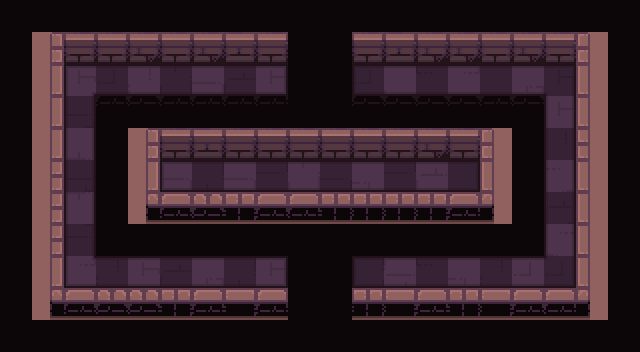

This game map was drawn from its Tiled (.tmx) file and the tilesets committed beside it. A one-line description and the trimmed map source follow:
An orthogonal 20x11 tile map with 32x32 px tiles, 5 tile layers (checkers, path, types, ground, ...) and 22 objects (10x egg, 10x hero, frame, strategy).

<map version="1.2" tiledversion="2019.03.13" orientation="orthogonal" renderorder="right-down" width="20" height="11" tilewidth="32" tileheight="32" infinite="0" nextlayerid="287" nextobjectid="163">
 <tileset firstgid="1" name="tileset" tilewidth="32" tileheight="32" spacing="2" margin="1" tilecount="200" columns="10">
  <image source="tileset.png" trans="000000" width="340" height="680" />
  <terraintypes>
   <terrain name="floor" tile="79" />
   <terrain name="wall" tile="69" />
   <terrain name="hole" tile="78" />
   <terrain name="infected" tile="77" />
  </terraintypes>
 </tileset>
 <objectgroup id="14" name="camera">
  <object id="12" name="frame" type="frame" x="50" y="33" width="539" height="268" />
  <object id="15" name="strategy" type="strategy" x="67" y="222">
   <point />
  </object>
 </objectgroup>
 <layer id="282" name="checkers" width="20" height="11">
  <data>[220 cells, 81 non-empty, 1 distinct tile ids]</data>
 </layer>
 <layer id="283" name="path" width="20" height="11">
  <data>[220 cells, 86 non-empty, 2 distinct tile ids]</data>
 </layer>
 <objectgroup id="2" name="objects">
  <object id="121" name="egg" type="egg" x="179" y="177">
   <properties>
    <property name="showLottery" type="bool" value="true" />
    <property name="value" value="rng(0,99)" />
   </properties>
   <point />
  </object>
  <object id="122" name="egg" type="egg" x="208" y="178">
   <properties>
    <property name="showLottery" type="bool" value="true" />
    <property name="value" value="rng(0,99)" />
   </properties>
   <point />
  </object>
  <object id="123" name="egg" type="egg" x="243" y="178">
   <properties>
    <property name="showLottery" type="bool" value="true" />
    <property name="value" value="rng(0,99)" />
   </properties>
   <point />
  </object>
  <object id="124" name="egg" type="egg" x="276" y="175">
   <properties>
    <property name="showLottery" type="bool" value="true" />
    <property name="value" value="rng(0,99)" />
   </properties>
   <point />
  </object>
  <object id="125" name="egg" type="egg" x="304" y="176">
   <properties>
    <property name="showLottery" type="bool" value="true" />
    <property name="value" value="rng(0,99)" />
   </properties>
   <point />
  </object>
  <object id="126" name="egg" type="egg" x="336" y="178">
   <properties>
    <property name="showLottery" type="bool" value="true" />
    <property name="value" value="rng(0,99)" />
   </properties>
   <point />
  </object>
  <object id="127" name="egg" type="egg" x="368" y="176">
   <properties>
    <property name="showLottery" type="bool" value="true" />
    <property name="value" value="rng(0,99)" />
   </properties>
   <point />
  </object>
  <object id="128" name="egg" type="egg" x="399" y="176">
   <properties>
    <property name="showLottery" type="bool" value="true" />
    <property name="value" value="rng(0,99)" />
   </properties>
   <point />
  </object>
  <object id="129" name="egg" type="egg" x="436" y="174">
   <properties>
    <property name="showLottery" type="bool" value="true" />
    <property name="value" value="rng(0,99)" />
   </properties>
   <point />
  </object>
  <object id="130" name="egg" type="egg" x="466" y="178">
   <properties>
    <property name="showLottery" type="bool" value="true" />
    <property name="value" value="rng(0,99)" />
   </properties>
   <point />
  </object>
  <object id="33" name="hero" type="hero" x="177" y="179">
   <properties>
    <property name="initialDirection" value="s" />
    <property name="item" type="int" value="121" />
   </properties>
   <point />
  </object>
  <object id="131" name="hero" type="hero" x="207.5" y="174.5">
   <properties>
    <property name="initialDirection" value="s" />
    <property name="item" type="int" value="122" />
   </properties>
   <point />
  </object>
  <object id="132" name="hero" type="hero" x="244" y="177">
   <properties>
    <property name="initialDirection" value="s" />
    <property name="item" type="int" value="123" />
   </properties>
   <point />
  </object>
  <object id="133" name="hero" type="hero" x="277" y="177.5">
   <properties>
    <property name="initialDirection" value="s" />
    <property name="item" type="int" value="124" />
   </properties>
   <point />
  </object>
  <object id="134" name="hero" type="hero" x="305" y="179">
   <properties>
    <property name="initialDirection" value="s" />
    <property name="item" type="int" value="125" />
   </properties>
   <point />
  </object>
  <object id="135" name="hero" type="hero" x="337" y="179.5">
   <properties>
    <property name="initialDirection" value="s" />
    <property name="item" type="int" value="126" />
   </properties>
   <point />
  </object>
  <object id="136" name="hero" type="hero" x="368" y="181.5">
   <properties>
    <property name="initialDirection" value="s" />
    <property name="item" type="int" value="127" />
   </properties>
   <point />
  </object>
  <object id="137" name="hero" type="hero" x="398" y="178.5">
   <properties>
    <property name="initialDirection" value="s" />
    <property name="item" type="int" value="128" />
   </properties>
   <point />
  </object>
  <object id="138" name="hero" type="hero" x="433.5" y="178">
   <properties>
    <property name="initialDirection" value="s" />
    <property name="item" type="int" value="129" />
   </properties>
   <point />
  </object>
  <object id="139" name="hero" type="hero" x="467.5" y="179.5">
   <properties>
    <property name="initialDirection" value="s" />
    <property name="item" type="int" value="130" />
   </properties>
   <point />
  </object>
 </objectgroup>
 <layer id="284" name="types" width="20" height="11">
  <data>[220 cells, 220 non-empty, 3 distinct tile ids]</data>
 </layer>
 <layer id="285" name="ground" width="20" height="11">
  <data>[220 cells, 132 non-empty, 46 distinct tile ids]</data>
 </layer>
 <layer id="286" name="floor_shadow" width="20" height="11">
  <data>[220 cells, 48 non-empty, 8 distinct tile ids]</data>
 </layer>
</map>
